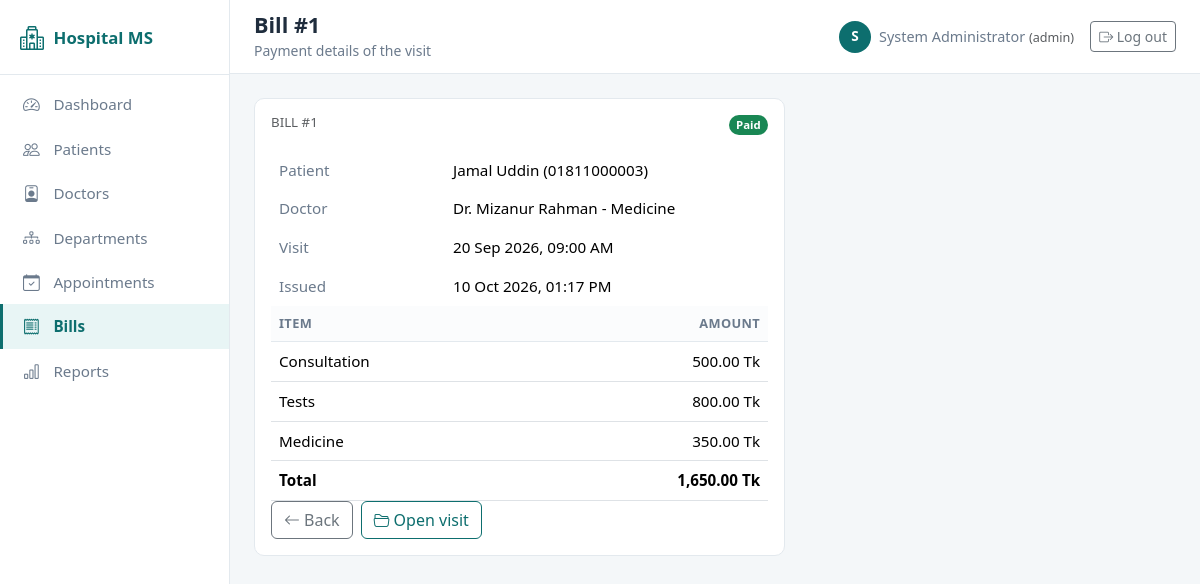
/bills/view.php?id=1 (signed in), run on the app's committed database.
### tables this page shows
CREATE TABLE bills (
    bill_id          INT AUTO_INCREMENT PRIMARY KEY,
    appointment_id   INT NOT NULL UNIQUE,
    consultation_fee DECIMAL(8,2) NOT NULL DEFAULT 0,
    test_fee         DECIMAL(8,2) NOT NULL DEFAULT 0,
    medicine_fee     DECIMAL(8,2) NOT NULL DEFAULT 0,
    total_amount     DECIMAL(10,2) AS (consultation_fee + test_fee + medicine_fee) STORED,
    status           ENUM('unpaid','paid') NOT NULL DEFAULT 'unpaid',
    created_at       DATETIME NOT NULL DEFAULT CURRENT_TIMESTAMP,
    CONSTRAINT fk_bill_app FOREIGN KEY (appointment_id)
        REFERENCES appointments(appointment_id) ON DELETE CASCADE ON UPDATE CASCADE
);

CREATE TABLE patients (
    patient_id  INT AUTO_INCREMENT PRIMARY KEY,
    name        VARCHAR(100) NOT NULL,
    age         INT NOT NULL,
    gender      ENUM('Male','Female','Other') NOT NULL,
    phone       VARCHAR(20) NOT NULL,
    address     VARCHAR(200) DEFAULT NULL,
    created_at  DATETIME NOT NULL DEFAULT CURRENT_TIMESTAMP
);

CREATE TABLE doctors (
    doctor_id      INT AUTO_INCREMENT PRIMARY KEY,
    name           VARCHAR(100) NOT NULL,
    specialization VARCHAR(100) NOT NULL,
    phone          VARCHAR(20)  NOT NULL,
    room_number    VARCHAR(10)  DEFAULT NULL,
    fee            DECIMAL(8,2) NOT NULL DEFAULT 500.00,
    dept_id        INT DEFAULT NULL,
    CONSTRAINT fk_doctor_dept FOREIGN KEY (dept_id)
        REFERENCES departments(dept_id)
        ON DELETE SET NULL ON UPDATE CASCADE
);

CREATE TABLE appointments (
    appointment_id INT AUTO_INCREMENT PRIMARY KEY,
    patient_id     INT NOT NULL,
    doctor_id      INT NOT NULL,
    scheduled_for  DATETIME NOT NULL,
    reason         VARCHAR(200) DEFAULT NULL,
    status         ENUM('pending','done','cancelled') NOT NULL DEFAULT 'pending',
    created_at     DATETIME NOT NULL DEFAULT CURRENT_TIMESTAMP,
    CONSTRAINT fk_app_patient FOREIGN KEY (patient_id)
        REFERENCES patients(patient_id) ON DELETE CASCADE ON UPDATE CASCADE,
    CONSTRAINT fk_app_doctor FOREIGN KEY (doctor_id)
        REFERENCES doctors(doctor_id) ON DELETE CASCADE ON UPDATE CASCADE
);

### includes/auth.php (called while the page is built, shortened)
<?php
require_once __DIR__ . "/../config/database.php";
require_once __DIR__ . "/functions.php";
$current_user = [
    "user_id"    => $_SESSION["user_id"],
    "username"   => $_SESSION["username"],
    "full_name"  => $_SESSION["full_name"],
    "role"       => $_SESSION["role"],
    "doctor_id"  => $_SESSION["doctor_id"],
    "patient_id" => $_SESSION["patient_id"],
];
function is_admin()
{
    return $_SESSION["role"] == "admin";
}
function is_patient()
{
    return $_SESSION["role"] == "patient";
}
?>

### includes/functions.php (called while the page is built, shortened)
<?php
function e($text)
{
    return htmlspecialchars($text ?? "", ENT_QUOTES, "UTF-8");
}
function fetch_all($conn, $sql, $params = [], $types = "")
{
    $stmt = mysqli_prepare($conn, $sql);
    if ($params) {
        if ($types === "") {
            $types = str_repeat("s", count($params));
        }
        mysqli_stmt_bind_param($stmt, $types, ...$params);
    }
    mysqli_stmt_execute($stmt);
    $result = mysqli_stmt_get_result($stmt);
    $rows = [];
    while ($row = mysqli_fetch_assoc($result)) {
        $rows[] = $row;
    }
    return $rows;
}
function fetch_one($conn, $sql, $params = [], $types = "")
{
    $rows = fetch_all($conn, $sql, $params, $types);
    return $rows ? $rows[0] : null;
}
function money($amount)
{
    return number_format((float) $amount, 2) . " Tk";
}
function show_date($value, $format = "d M Y, h:i A")
{
    return $value ? date($format, strtotime($value)) : "-";
}
?>

### bills/view.php (the view, shortened to what this page needs)
<?php
require_once __DIR__ . "/../includes/auth.php";
$active = "bills";
$id = isset($_GET["id"]) ? (int) $_GET["id"] : 0;
$bill = fetch_one($conn,
    "SELECT b.*, a.appointment_id, a.scheduled_for, a.patient_id, a.doctor_id, a.reason,
            p.name AS patient_name, p.phone AS patient_phone,
            d.name AS doctor_name, d.specialization
     FROM bills b
     JOIN appointments a ON a.appointment_id = b.appointment_id
     JOIN patients p ON p.patient_id = a.patient_id
     JOIN doctors  d ON d.doctor_id  = a.doctor_id
     WHERE b.bill_id = ?", [$id]);
$page_title = "Bill #" . $bill["bill_id"];
$page_subheading = "Payment details of the visit";
require_once __DIR__ . "/../includes/header.php";
?>
<div class="row g-3">
  <div class="col-lg-7">
    <div class="card">
      <div class="card-body">
        <div class="d-flex justify-content-between align-items-start mb-3">
          <h6 class="text-uppercase text-muted small mb-0">Bill #<?php echo $bill["bill_id"]; ?></h6>
          <span class="badge rounded-pill text-bg-<?php echo $bill["status"] == "paid" ? "success" : "warning"; ?>">
            <?php echo ucfirst($bill["status"]); ?>
          </span>
        </div>
        <table class="table detail-table table-borderless">
          <tr><th>Patient</th><td><?php echo e($bill["patient_name"]); ?> (<?php echo e($bill["patient_phone"]); ?>)</td></tr>
          <tr><th>Doctor</th><td>Dr. <?php echo e($bill["doctor_name"]); ?> - <?php echo e($bill["specialization"]); ?></td></tr>
          <tr><th>Visit</th><td><?php echo show_date($bill["scheduled_for"]); ?></td></tr>
          <tr><th>Issued</th><td><?php echo show_date($bill["created_at"]); ?></td></tr>
        </table>
        <table class="table">
          <thead><tr><th>Item</th><th class="text-end">Amount</th></tr></thead>
          <tbody>
            <tr><td>Consultation</td><td class="text-end"><?php echo money($bill["consultation_fee"]); ?></td></tr>
            <tr><td>Tests</td><td class="text-end"><?php echo money($bill["test_fee"]); ?></td></tr>
            <tr><td>Medicine</td><td class="text-end"><?php echo money($bill["medicine_fee"]); ?></td></tr>
            <tr class="fw-bold"><td>Total</td><td class="text-end"><?php echo money($bill["total_amount"]); ?></td></tr>
          </tbody>
        </table>
        <div class="d-flex gap-2">
          <a href="index.php" class="btn btn-outline-secondary"><i class="bi bi-arrow-left me-1"></i>Back</a>
          <a href="../appointments/view.php?id=<?php echo $bill["appointment_id"]; ?>" class="btn btn-outline-primary">
            <i class="bi bi-folder2-open me-1"></i>Open visit
          </a>
        </div>
      </div>
    </div>
  </div>
</div>
<?php require_once __DIR__ . "/../includes/footer.php"; ?>

### includes/header.php (shortened to what this page needs)
<?php
$page_title = isset($page_title) ? $page_title : "Dashboard";
$page_heading = isset($page_heading) ? $page_heading : $page_title;
$page_subheading = isset($page_subheading) ? $page_subheading : "";
$active = isset($active) ? $active : "";
?>
<!DOCTYPE html>
<html lang="en">
<head>
  <link rel="stylesheet" href="<?php echo BASE; ?>/assets/vendor/bootstrap.min.css">
  <link rel="stylesheet" href="<?php echo BASE; ?>/assets/vendor/bootstrap-icons.css">
  <link rel="stylesheet" href="<?php echo BASE; ?>/assets/css/style.css">
</head>
<body>
<div class="hms-shell">
  <aside class="hms-sidebar">
    <a class="hms-brand" href="<?php echo BASE; ?>/index.php">
      <i class="bi bi-hospital"></i><span>Hospital MS</span>
    </a>
    <nav class="hms-nav">
      <a href="<?php echo BASE; ?>/index.php" class="<?php echo $active == 'dashboard' ? 'active' : ''; ?>">
        <i class="bi bi-speedometer2"></i><span>Dashboard</span>
      </a>
      <?php if (!is_patient()) { ?>
      <a href="<?php echo BASE; ?>/patients/index.php" class="<?php echo $active == 'patients' ? 'active' : ''; ?>">
        <i class="bi bi-people"></i><span>Patients</span>
      </a>
      <?php } ?>
      <a href="<?php echo BASE; ?>/doctors/index.php" class="<?php echo $active == 'doctors' ? 'active' : ''; ?>">
        <i class="bi bi-person-badge"></i><span>Doctors</span>
      </a>
      <?php if (is_admin()) { ?>
      <a href="<?php echo BASE; ?>/departments/index.php" class="<?php echo $active == 'departments' ? 'active' : ''; ?>">
        <i class="bi bi-diagram-3"></i><span>Departments</span>
      </a>
      <?php } ?>
      <a href="<?php echo BASE; ?>/appointments/index.php" class="<?php echo $active == 'appointments' ? 'active' : ''; ?>">
        <i class="bi bi-calendar-check"></i><span>Appointments</span>
      </a>
      <a href="<?php echo BASE; ?>/bills/index.php" class="<?php echo $active == 'bills' ? 'active' : ''; ?>">
        <i class="bi bi-receipt"></i><span>Bills</span>
      </a>
      <?php if (is_admin()) { ?>
      <a href="<?php echo BASE; ?>/reports/index.php" class="<?php echo $active == 'reports' ? 'active' : ''; ?>">
        <i class="bi bi-bar-chart"></i><span>Reports</span>
      </a>
      <?php } ?>
    </nav>
  </aside>
  <div class="hms-main">
    <header class="hms-topbar">
      <div>
        <h1 class="page-title"><?php echo e($page_heading); ?></h1>
        <p class="page-subtitle"><?php echo e($page_subheading); ?></p>
      </div>
      <div class="hms-user">
        <div class="hms-avatar"><?php echo e(strtoupper(substr($current_user["full_name"], 0, 1))); ?></div>
        <span class="d-none d-sm-inline">
          <?php echo e($current_user["full_name"]); ?>
          <small class="text-muted">(<?php echo e($current_user["role"]); ?>)</small>
        </span>
        <a class="btn btn-sm btn-outline-secondary ms-2" href="<?php echo BASE; ?>/logout.php">
          <i class="bi bi-box-arrow-right"></i> Log out
        </a>
      </div>
    </header>
    <main class="hms-content">

### assets/css/style.css (style rules this page uses)
:root { --hms-primary: #0d6e6e; --hms-primary-dark: #0a5757; --hms-accent: #e8f5f5; --hms-ink: #1f2d3d; --hms-muted: #6b7a8c; --hms-bg: #f4f7f9; --hms-border: #e3e9ee; }
body { background: var(--hms-bg); color: var(--hms-ink); font-size: 0.95rem; }
.hms-shell { display: flex; min-height: 100vh; }
.hms-sidebar { width: 230px; flex-shrink: 0; background: #ffffff; border-right: 1px solid var(--hms-border); padding: 1.25rem 0; }
.hms-brand { display: flex; align-items: center; gap: 0.6rem; padding: 0 1.25rem 1.1rem; margin-bottom: 0.5rem; border-bottom: 1px solid var(--hms-border); font-weight: 600; font-size: 1.05rem; color: var(--hms-primary); text-decoration: none; }
.hms-brand i { font-size: 1.5rem; }
.hms-nav a { display: flex; align-items: center; gap: 0.7rem; padding: 0.6rem 1.25rem; color: var(--hms-muted); text-decoration: none; border-left: 3px solid transparent; }
.hms-nav a.active { background: var(--hms-accent); color: var(--hms-primary); border-left-color: var(--hms-primary); font-weight: 600; }
.hms-nav i { font-size: 1.05rem; width: 1.2rem; }
.hms-main { flex: 1; min-width: 0; }
.hms-topbar { background: #ffffff; border-bottom: 1px solid var(--hms-border); padding: 0.75rem 1.5rem; display: flex; align-items: center; justify-content: space-between; }
.hms-content { padding: 1.5rem; }
.hms-user { display: flex; align-items: center; gap: 0.5rem; color: var(--hms-muted); font-size: 0.9rem; }
.hms-avatar { width: 32px; height: 32px; border-radius: 50%; background: var(--hms-primary); color: #fff; display: grid; place-items: center; font-weight: 600; font-size: 0.85rem; }
.card { border: 1px solid var(--hms-border); border-radius: 10px; }
.table { margin-bottom: 0; }
.table > thead th { background: #fbfcfd; color: var(--hms-muted); font-weight: 600; font-size: 0.8rem; text-transform: uppercase; letter-spacing: 0.03em; border-bottom: 1px solid var(--hms-border); }
.table td { vertical-align: middle; }
.btn-outline-primary { color: var(--hms-primary); border-color: var(--hms-primary); }
.page-title { font-size: 1.35rem; font-weight: 600; margin: 0; }
.page-subtitle { color: var(--hms-muted); font-size: 0.875rem; margin: 0.15rem 0 0; }
.detail-table th { width: 35%; color: var(--hms-muted); font-weight: 500; }

### data on the page
bills: bill_id "Bill #1", bill_id "1", status "Paid", patients.name "Jamal Uddin", patients.phone "01811000003", doctors.name "Mizanur Rahman", doctors.specialization "Medicine", appointment.scheduled_for "20 Sep 2026, 09:00 AM", created_at "10 Oct 2026, 01:17 PM", consultation_fee "500.00 Tk", test_fee "800.00 Tk", medicine_fee "350.00 Tk", total_amount "1,650.00 Tk"

### other printed values
$page_subheading "Payment details of the visit"
substr($current_user["full_name"], 0, 1) "S"
$current_user["full_name"] "System Administrator"
$current_user["role"] "admin"
